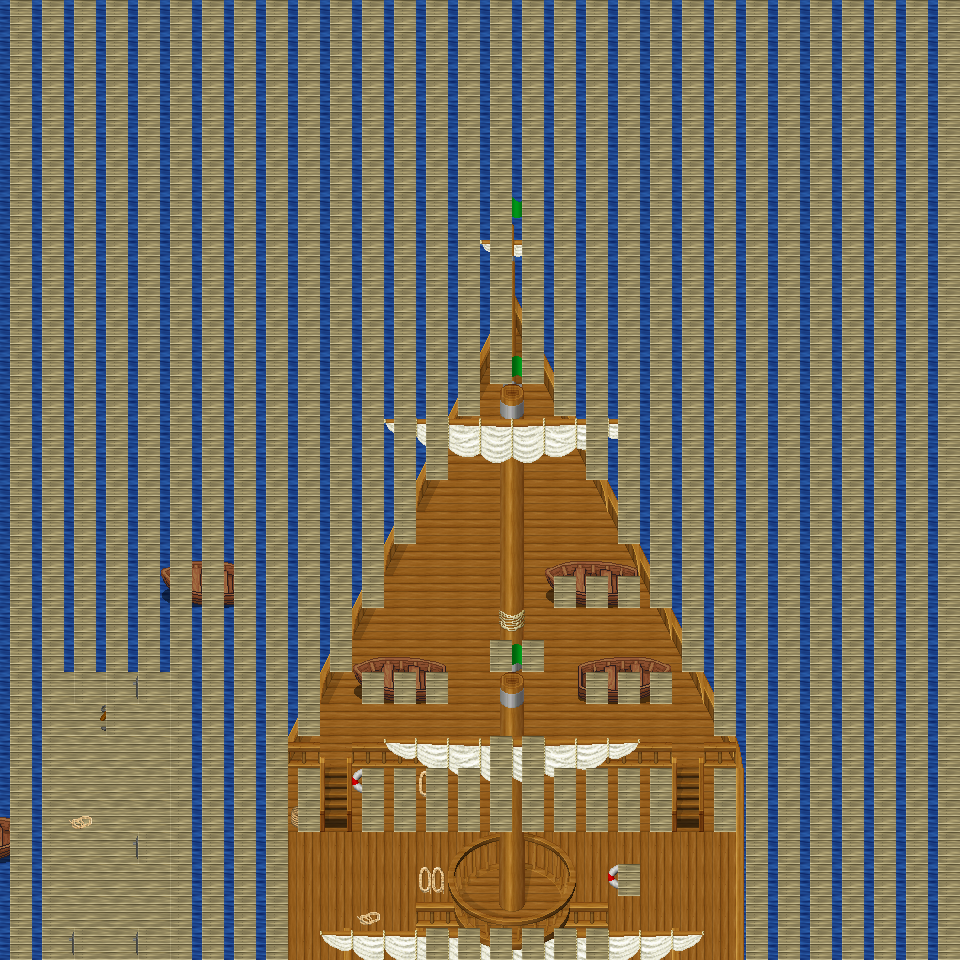

A 2D game scene composited from a Tiled map and its tileset images. What follows is a short description and the map's XML, with each tile layer's data collapsed to a summary:
An orthogonal 30x30 tile map with 32x32 px tiles, 6 tile layers (Ground, Object, Object2, Above, ...), 10 tilesets and 3 objects (3x mapExit).

<map version="1.0" orientation="orthogonal" renderorder="right-down" width="30" height="30" tilewidth="32" tileheight="32" nextobjectid="4">
  <tileset firstgid="1" name="tileset_object_boardwalk" tilewidth="32" tileheight="32" tilecount="36" columns="6">
    <image source="../drawable/tileset_object_boardwalk.png" width="192" height="192" />
  </tileset>
  <tileset firstgid="37" name="tileset_item_weapon_cannon" tilewidth="32" tileheight="32" tilecount="12" columns="3">
    <image source="../drawable/tileset_item_weapon_cannon.png" width="96" height="128" />
  </tileset>
  <tileset firstgid="49" name="tileset_logic_collision" tilewidth="32" tileheight="32" tilecount="1" columns="1">
    <image source="../drawable/tileset_logic_collision.png" width="32" height="32" />
  </tileset>
  <tileset firstgid="50" name="tileset_item_banners_flag" tilewidth="32" tileheight="32" tilecount="12" columns="3">
    <image source="../drawable/tileset_item_banners_flag.png" width="96" height="128" />
  </tileset>
  <tileset firstgid="62" name="tileset_item_flagpole" tilewidth="32" tileheight="32" tilecount="3" columns="1">
    <image source="../drawable/tileset_item_flagpole.png" width="32" height="96" />
  </tileset>
  <tileset firstgid="65" name="tileset_ground_ground" tilewidth="32" tileheight="32" tilecount="33" columns="3">
    <image source="../drawable/tileset_ground_ground.png" width="96" height="352" />
  </tileset>
  <tileset firstgid="98" name="tileset_item_ropes" tilewidth="32" tileheight="32" tilecount="4" columns="2">
    <image source="../drawable/tileset_item_ropes.png" width="64" height="64" />
  </tileset>
  <tileset firstgid="102" name="tileset_object_row_boat" tilewidth="32" tileheight="32" tilecount="30" columns="6">
    <image source="../drawable/tileset_object_row_boat.png" width="192" height="160" />
  </tileset>
  <tileset firstgid="132" name="tileset_object_ship" tilewidth="32" tileheight="32" tilecount="368" columns="16">
    <image source="../drawable/tileset_object_ship.png" width="512" height="736" />
  </tileset>
  <tileset firstgid="500" name="tileset_building_stairs_wooden_ns" tilewidth="32" tileheight="32" tilecount="105" columns="7">
    <image source="../drawable/tileset_building_stairs_wooden_ns.png" width="224" height="480" />
  </tileset>
  <layer name="Ground" width="30" height="30">
    <data>[900 cells, 900 non-empty, 2 distinct tile ids]</data>
  </layer>
  <layer name="Object" width="30" height="30">
    <data>[900 cells, 234 non-empty, 39 distinct tile ids]</data>
  </layer>
  <layer name="Object2" width="30" height="30">
    <data>[900 cells, 38 non-empty, 24 distinct tile ids]</data>
  </layer>
  <layer name="Above" width="30" height="30">
    <data>[900 cells, 44 non-empty, 15 distinct tile ids]</data>
  </layer>
  <layer name="Above2" width="30" height="30">
    <data>[900 cells, 63 non-empty, 38 distinct tile ids]</data>
  </layer>
  <layer name="Walkable" width="30" height="30">
    <data>[900 cells, 744 non-empty, 1 distinct tile ids]</data>
  </layer>
  <objectgroup name="MapEvents">
    <object id="1" name="south" type="mapExit" x="96" y="928" width="32" height="32">
      <properties>
        <property name="map" value="level_0_x257_y45" />
        <property name="x" value="3" />
        <property name="y" value="1" />
      </properties>
    </object>
    <object id="2" name="south2" type="mapExit" x="288" y="928" width="128" height="32">
      <properties>
        <property name="map" value="level_0_x257_y45" />
        <property name="x" value="9" />
        <property name="y" value="1" />
      </properties>
    </object>
    <object id="3" name="south3" type="mapExit" x="608" y="928" width="128" height="32">
      <properties>
        <property name="map" value="level_0_x257_y45" />
        <property name="x" value="19" />
        <property name="y" value="1" />
      </properties>
    </object>
  </objectgroup>
</map>
